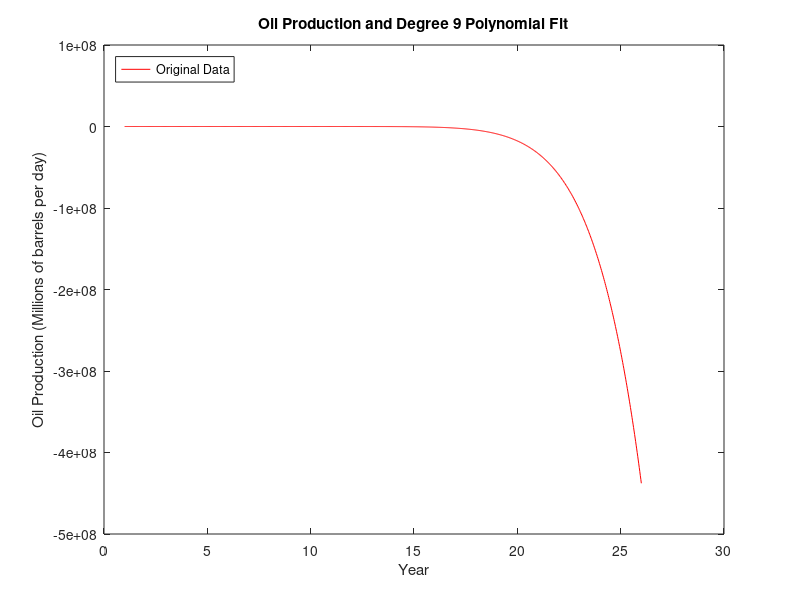

The MATLAB source for this figure:
clear;
clc;

years = 1994:2003;
bbl_day = [67.052, 68.008, 69.803, 72.024, 73.400, 72.063, 74.669, 74.487, 74.065, 76.777];

% Convert years to a more manageable range for numerical stability
x = years - 1993;
y = bbl_day;

% Fit a degree 9 polynomial to the data
p = polyfit(x, y, 9);

%Points for the curve
x_fit = linspace(min(x), max(x)+16, 1000);
y_fit = polyval(p, x_fit);

figure;
plot(x, y, 'o', 'MarkerFaceColor', 'b');

plot(x_fit, y_fit, '-r');
xlabel('Year');
ylabel('Oil Production (Millions of barrels per day)');
title('Oil Production and Degree 9 Polynomial Fit');
legend('Original Data', 'Degree 9 Fit', 'Location', 'NorthWest');

year_2010 = 2010 - 1993; % Adjusted year for 2010
prod_2010 = polyval(p, year_2010);
fprintf('Estimated oil production for 2010: %.3f million barrels per day\n', prod_2010);


